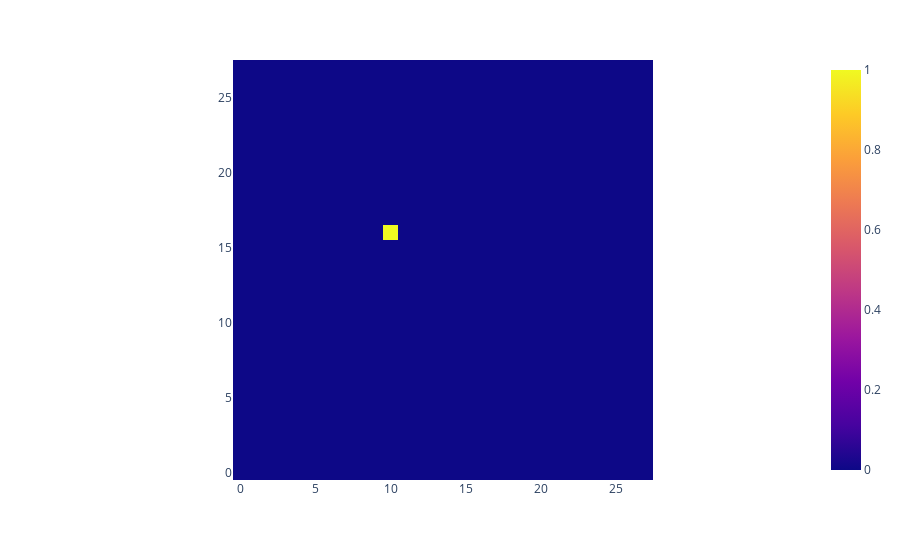

The notebook cell saved with this chart:
### Code cell
px.imshow(result, origin="lower")

### Figure 1 — Plotly figure (JSON) as saved in the notebook; plotly's stock layout.template omitted (floating-point values rounded to 4 significant figures; data arrays with more than 128 entries replaced by an {"elided": "..."} marker saying what was removed)
{"data": [{"coloraxis": "coloraxis", "hovertemplate": "x: %{x}<br>y: %{y}<br>color: %{z}<extra></extra>", "name": "0", "type": "heatmap", "xaxis": "x", "yaxis": "y", "z": {"elided": "28x28 float values"}}], "layout": {"coloraxis": {"colorscale": [[0, "#0d0887"], [0.1111, "#46039f"], [0.2222, "#7201a8"], [0.3333, "#9c179e"], [0.4444, "#bd3786"], [0.5556, "#d8576b"], [0.6667, "#ed7953"], [0.7778, "#fb9f3a"], [0.8889, "#fdca26"], [1, "#f0f921"]]}, "margin": {"t": 60}, "xaxis": {"anchor": "y", "constrain": "domain", "domain": [0, 1], "scaleanchor": "y"}, "yaxis": {"anchor": "x", "autorange": true, "constrain": "domain", "domain": [0, 1]}}}
